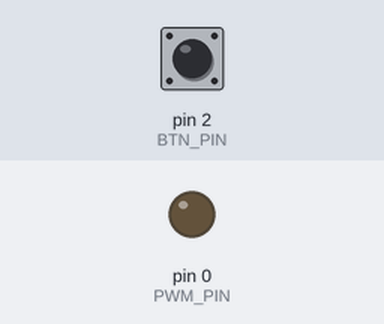
The sketch below on a simulated Arduino Uno, built with avr-gcc and run on an emulated ATmega328P. Parts: output pins drawn as LEDs (lit = HIGH). The test bench sets the inputs (shaded band); at power-on: pin 2 (BTN_PIN) LOW.

Above: at 1.2 s.
1.3 s: pin 2 (BTN_PIN) pulled HIGH for 0.15 s
At 2.1 s:
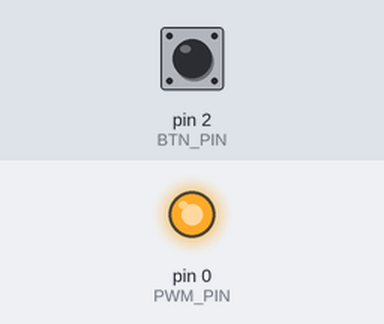
2.9 s: pin 2 (BTN_PIN) pulled HIGH for 1 s
At 3.8 s:
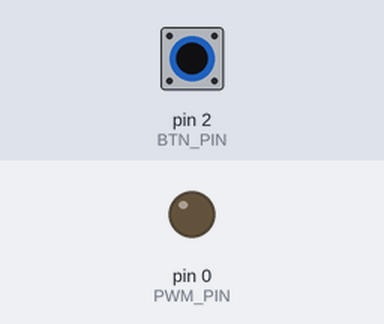
5.4 s: pin 2 (BTN_PIN) pulled HIGH for 3.2 s
At 6.4 s:
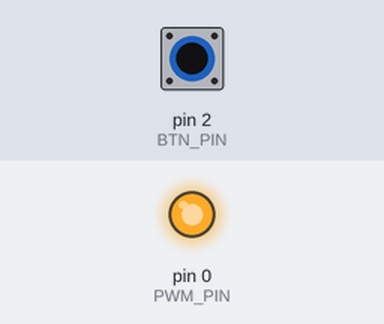
Timing chart, 0 to 8.4 s (numbered marks = the images above; inputs shaded):
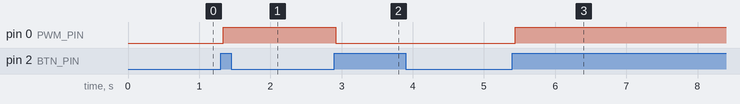

Measured:
- after the input at 1.3 s, pin 0 (PWM_PIN): LOW → HIGH at once
- after the input at 2.9 s, pin 0 (PWM_PIN): HIGH → LOW at once
- after the input at 5.4 s, pin 0 (PWM_PIN): LOW → HIGH at once

The sketch:

NanoPWM.ino
```cpp
/* Настройки */
#define START_PWM     200   // Значение ШИМ, до которого идет плавное включение
#define EN_DIS_DELAY  2     // Задержка анимации включения / выключения
#define FADE_DELAY    10    // Задержка при увеличении / уменьшении яркости
#define LONG_PRESS    500   // Время длительного удержания мс
#define PWM_PIN       0     // Вывод ШИМ
#define BTN_PIN       2     // Вывод кнопки

uint32_t btnTimer = 0;      // Таймер кнопки
bool btnState = false;      // Состояние кнопки
bool btnFlag = false;       // Флаг кнопки
bool pwm_dir = true;        // Направление ШИМ
uint8_t pwm_duty = 0;       // Заполнение ШИМ

void setup() {
  pinMode(PWM_PIN, OUTPUT);     // ШИМ пин как выход
  TCCR0B = TCCR0B & 0xF8 | 1;   // Увеличиваем частоту до 31 кгц
}

void loop() {
  btnState = digitalRead(2);    // Читаем кнопку

  if (btnState && !btnFlag) {   // Кнопка нажимается
    btnFlag = true;             // Ставим флаг
    btnTimer = millis();        // Обвновляем таймер
  }

  if (btnState && btnFlag and millis() - btnTimer >= LONG_PRESS) {  // Кнопка удерживается уже давно
    pwm_duty = constrain(pwm_duty + (pwm_dir ? 1 : -1), 0, 255);    // Увеличиваем / уменьшаем яркость
    analogWrite(0, getBrightCRT(pwm_duty));                         // Выводим на ШИМ
    delay(FADE_DELAY);                                              // Небольшой delay
  }

  if (!btnState && btnFlag) {                             // Кнопку отпустили
    btnFlag = false;                                      // Флаг сбросили
    if (millis() - btnTimer < LONG_PRESS) {               // Если это было короткое нажатие
      if (pwm_duty) {                                     // Если ШИМ > 0
        do {                                              // Плавно снижаем яркость до нуля
          analogWrite(PWM_PIN, getBrightCRT(--pwm_duty));
          delay(EN_DIS_DELAY);
        } while (pwm_duty != 0);
      } else {                                            // Если ШИМ = 0
        do {                                              // Плавно зажигаем
          analogWrite(PWM_PIN, getBrightCRT(++pwm_duty));
          delay(EN_DIS_DELAY);
        } while (pwm_duty < START_PWM);
      }
    } else {                                              // Нажатие было длинным
      pwm_dir = !pwm_dir;                                 // Меняем направление
    }
  }
}

uint8_t getBrightCRT(uint8_t val) {         // CRT гамма (квадратная)
  return ((uint16_t)val * val + 255) >> 8;  // Вычисляем и возвращаем
}
```
